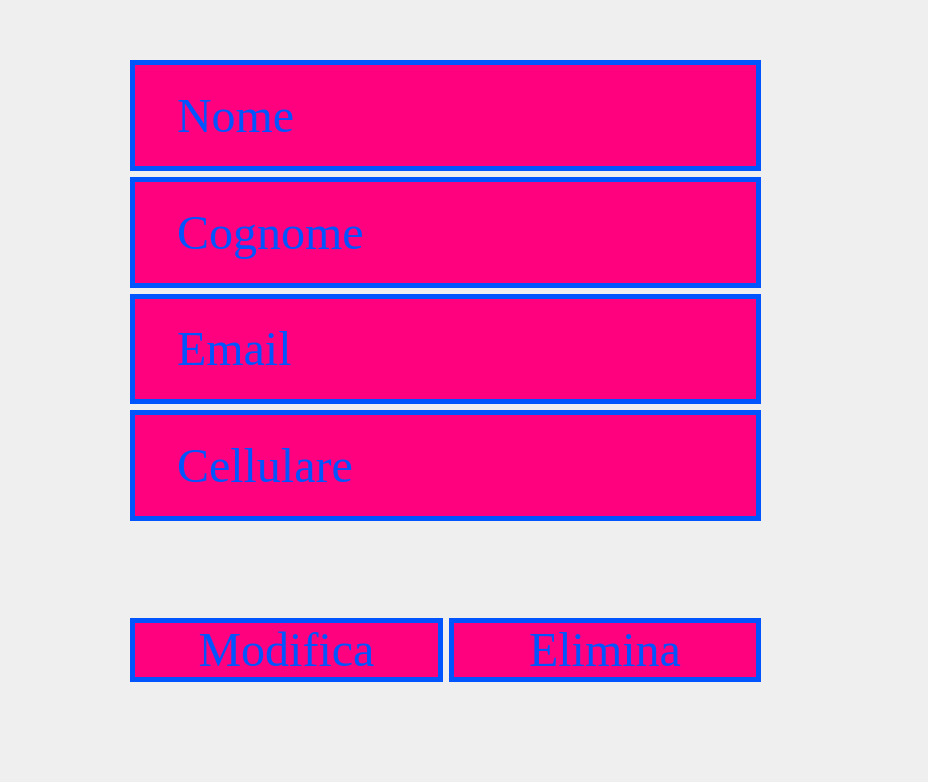
<?xml version="1.0" encoding="UTF-8"?>
<ui version="4.0">
 <class>Form</class>
 <widget class="QWidget" name="Form">
  <property name="geometry">
   <rect>
    <x>0</x>
    <y>0</y>
    <width>928</width>
    <height>782</height>
   </rect>
  </property>
  <property name="font">
   <font>
    <family>Times New Roman</family>
    <pointsize>36</pointsize>
   </font>
  </property>
  <property name="windowTitle">
   <string>Visualizza Cliente</string>
  </property>
  <property name="styleSheet">
   <string notr="true">QLineEdit{
border: 5px solid rgb(0, 85, 255);
background-color: rgb(255, 0, 127);
padding-left: 30px;
padding-right: 30px;
color: rgb(0, 85, 255);
}

QLineEdit:hover
{
border: 5px solid rgb(255, 0, 255);
background-color: rgb(255, 85, 0);
padding-left: 30px;
padding-right: 30px;
}

QLineEdit: focus
{
border: 2px solid rgb(255, 239, 14);
}

QPushButton
{
border: 5px solid rgb(0, 85, 255);
background-color: rgb(255, 0, 127);
padding-left: 30px;
padding-right: 30px;
color: rgb(0, 85, 255);
}

QPushButton: hover
{
border: 5px solid rgb(255, 0, 255);
background-color: rgb(255, 85, 0);
padding-left: 30px;
padding-right: 30px;
}

QLineEdit: pressed
{
border: 5px solid rgb(255, 239, 14);
background-color: rgb(255, 170, 0)
padding-left: 30px;
padding-right: 30px;
}
</string>
  </property>
  <widget class="QLabel" name="label">
   <property name="geometry">
    <rect>
     <x>0</x>
     <y>0</y>
     <width>1431</width>
     <height>781</height>
    </rect>
   </property>
   <property name="text">
    <string/>
   </property>
   <property name="pixmap">
    <pixmap resource="clientiqrc.qrc">:/clientprefix/sfondo.jpg</pixmap>
   </property>
   <property name="scaledContents">
    <bool>true</bool>
   </property>
  </widget>
  <widget class="QWidget" name="gridLayoutWidget">
   <property name="geometry">
    <rect>
     <x>130</x>
     <y>600</y>
     <width>631</width>
     <height>101</height>
    </rect>
   </property>
   <layout class="QGridLayout" name="gridLayout">
    <item row="1" column="0">
     <widget class="QPushButton" name="Modifica_pushButton_2">
      <property name="font">
       <font>
        <family>Times New Roman</family>
        <pointsize>36</pointsize>
       </font>
      </property>
      <property name="styleSheet">
       <string notr="true">QPushButton
{
border: 5px solid rgb(0, 85, 255);
background-color: rgb(255, 0, 127);
padding-left: 30px;
padding-right: 30px;
color: rgb(0, 85, 255);
}

QPushButton:hover
{
border: 5px solid rgb(255, 0, 255);
background-color: rgb(255, 85, 0);
padding-left: 30px;
padding-right: 30px;
}

QLineEdit: pressed
{
border: 5px solid rgb(255, 239, 14);
background-color: rgb(255, 170, 0)
padding-left: 30px;
padding-right: 30px;
}
</string>
      </property>
      <property name="text">
       <string>Modifica</string>
      </property>
     </widget>
    </item>
    <item row="1" column="1">
     <widget class="QPushButton" name="Elimina_pushButton">
      <property name="font">
       <font>
        <family>Times New Roman</family>
        <pointsize>36</pointsize>
       </font>
      </property>
      <property name="styleSheet">
       <string notr="true">QPushButton
{
border: 5px solid rgb(0, 85, 255);
background-color: rgb(255, 0, 127);
padding-left: 30px;
padding-right: 30px;
color: rgb(0, 85, 255);
}

QPushButton:hover
{
border: 5px solid rgb(255, 0, 255);
background-color: rgb(255, 85, 0);
padding-left: 30px;
padding-right: 30px;
}

QLineEdit: pressed
{
border: 5px solid rgb(255, 239, 14);
background-color: rgb(255, 170, 0)
padding-left: 30px;
padding-right: 30px;
}
</string>
      </property>
      <property name="text">
       <string>Elimina</string>
      </property>
     </widget>
    </item>
   </layout>
  </widget>
  <widget class="QWidget" name="verticalLayoutWidget">
   <property name="geometry">
    <rect>
     <x>130</x>
     <y>60</y>
     <width>631</width>
     <height>461</height>
    </rect>
   </property>
   <layout class="QVBoxLayout" name="verticalLayout">
    <item>
     <widget class="QLabel" name="NomeCliente_lable">
      <property name="font">
       <font>
        <family>Times New Roman</family>
        <pointsize>36</pointsize>
       </font>
      </property>
      <property name="styleSheet">
       <string notr="true">QLabel
{
border: 5px solid rgb(0, 85, 255);
background-color: rgb(255, 0, 127);
padding-left: 30px;
padding-right: 30px;
color: rgb(0, 85, 255);
}

QPushButton:hover
{
border: 5px solid rgb(255, 0, 255);
background-color: rgb(255, 85, 0);
padding-left: 30px;
padding-right: 30px;
}

QLineEdit: pressed
{
border: 5px solid rgb(255, 239, 14);
background-color: rgb(255, 170, 0)
padding-left: 30px;
padding-right: 30px;
}</string>
      </property>
      <property name="text">
       <string>Nome</string>
      </property>
     </widget>
    </item>
    <item>
     <widget class="QLabel" name="cognome_label">
      <property name="font">
       <font>
        <family>Times New Roman</family>
        <pointsize>36</pointsize>
       </font>
      </property>
      <property name="styleSheet">
       <string notr="true">QLabel
{
border: 5px solid rgb(0, 85, 255);
background-color: rgb(255, 0, 127);
padding-left: 30px;
padding-right: 30px;
color: rgb(0, 85, 255);
}

QPushButton:hover
{
border: 5px solid rgb(255, 0, 255);
background-color: rgb(255, 85, 0);
padding-left: 30px;
padding-right: 30px;
}

QLineEdit: pressed
{
border: 5px solid rgb(255, 239, 14);
background-color: rgb(255, 170, 0)
padding-left: 30px;
padding-right: 30px;
}</string>
      </property>
      <property name="text">
       <string>Cognome</string>
      </property>
     </widget>
    </item>
    <item>
     <widget class="QLabel" name="emailCliente_lable">
      <property name="font">
       <font>
        <family>Times New Roman</family>
        <pointsize>36</pointsize>
       </font>
      </property>
      <property name="styleSheet">
       <string notr="true">QLabel
{
border: 5px solid rgb(0, 85, 255);
background-color: rgb(255, 0, 127);
padding-left: 30px;
padding-right: 30px;
color: rgb(0, 85, 255);
}

QPushButton:hover
{
border: 5px solid rgb(255, 0, 255);
background-color: rgb(255, 85, 0);
padding-left: 30px;
padding-right: 30px;
}

QLineEdit: pressed
{
border: 5px solid rgb(255, 239, 14);
background-color: rgb(255, 170, 0)
padding-left: 30px;
padding-right: 30px;
}</string>
      </property>
      <property name="text">
       <string>Email</string>
      </property>
     </widget>
    </item>
    <item>
     <widget class="QLabel" name="cellulareCliente_label">
      <property name="font">
       <font>
        <family>Times New Roman</family>
        <pointsize>36</pointsize>
       </font>
      </property>
      <property name="styleSheet">
       <string notr="true">QLabel
{
border: 5px solid rgb(0, 85, 255);
background-color: rgb(255, 0, 127);
padding-left: 30px;
padding-right: 30px;
color: rgb(0, 85, 255);
}

QPushButton:hover
{
border: 5px solid rgb(255, 0, 255);
background-color: rgb(255, 85, 0);
padding-left: 30px;
padding-right: 30px;
}

QLineEdit: pressed
{
border: 5px solid rgb(255, 239, 14);
background-color: rgb(255, 170, 0)
padding-left: 30px;
padding-right: 30px;
}</string>
      </property>
      <property name="text">
       <string>Cellulare</string>
      </property>
     </widget>
    </item>
   </layout>
  </widget>
 </widget>
 <resources>
  <include location="clientiqrc.qrc"/>
 </resources>
 <connections/>
</ui>
